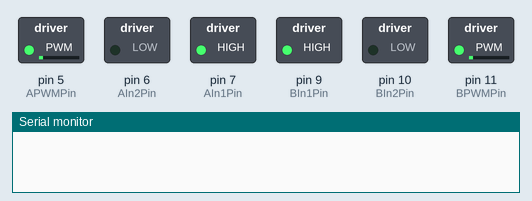
Simulated run of this sketch. Board: Arduino Uno, built with avr-gcc and run on an emulated ATmega328P. Parts: switched loads named in the sketch (green lamp = pin HIGH), the last lines printed to the serial monitor.

Above: at 0.15 s.
At 1.3 s:
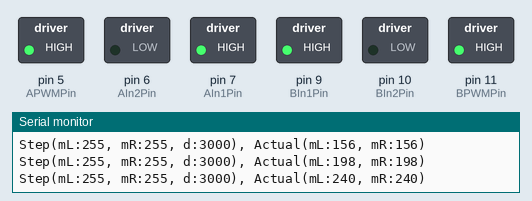
At 3.8 s:
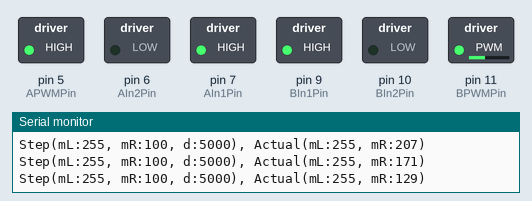
At 8.8 s:
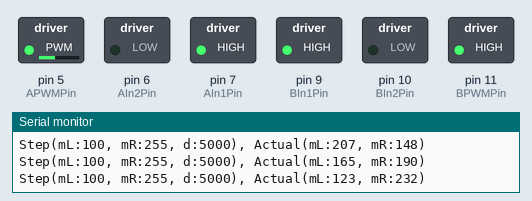
At 15.6 s:
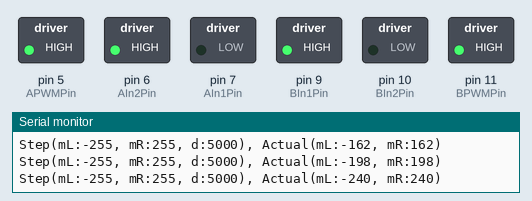
At 22.73 s:
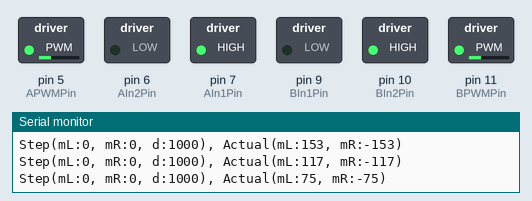
Timing chart, 0 to 24.6 s (numbered marks = the images above):
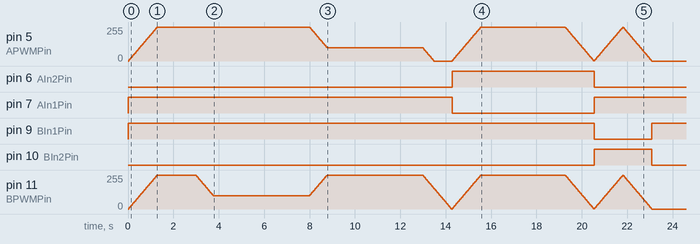

The sketch:

ArduinoRobot.ino
```cpp
// Test program to run a robot equipped with the TB6612 motor driver board
// and configured as a standard Personal Robot - like Tito's robot - now called
// Zoxsor Alpha

//
// Left motor is connected to B outputs and right motor to A outputs

const int AIn1Pin = 7;   //  Right Motor Direction Controls
const int AIn2Pin = 6;   //
const int BIn1Pin = 9;   //  Left  Motor Direction Controls
const int BIn2Pin = 10;  //
const int STBYPin = 8;
const int APWMPin = 5;
const int BPWMPin = 11;
static const int MaxMotorChangePerSecond = 200;
static const int MotorAdjustmentInterval = 30;
static const int MaxMotorChangePerInterval = MaxMotorChangePerSecond * MotorAdjustmentInterval / 1000;

#include "TB6612Driver.h"

struct Stopwatch {
private:
  int _timeStarted;

public:
  void reset() {
    _timeStarted = millis();
  }

  bool elapsed(int duration) {
    if (_timeStarted == 0) {
      reset();
    }
    return millis() - _timeStarted >= duration;
  }
};

struct Motors {
  int left;
  int right;

  bool operator==(const Motors& other) {
    return left == other.left && right == other.right;
  }
};

class Robot {
private:
  struct Step {
    Motors motors;
    int duration;
    Step* next;
  };

  Stopwatch stepTimer;
  Stopwatch motorTimer;
  Step* currentStep;
  Step* tailStep;

  void advanceStep() {
    if (stepTimer.elapsed(currentStep->duration) && motors == currentStep->motors) {
      Step* lastStep = currentStep;
      currentStep = currentStep->next;
      if (currentStep != NULL) {
        stepTimer.reset();
      }
      delete lastStep;
    }
  }

  void advanceMotors() {
    if (motorTimer.elapsed(MotorAdjustmentInterval)) {
      motors.left = nextMotorSpeed(motors.left, currentStep->motors.left);
      motors.right = nextMotorSpeed(motors.right, currentStep->motors.right);
      motorTimer.reset();
    }
  }

  int nextMotorSpeed(int currentSpeed, int targetSpeed) {
    int speedDiff = targetSpeed - currentSpeed;
    int direction = speedDiff / abs(speedDiff);
    return currentSpeed + min(abs(speedDiff), MaxMotorChangePerInterval) * direction;
  }

public:
  Motors motors;

  void pushStep(int motorLeft, int motorRight, int duration) {
    Step* step = new Step();
    step->motors.left = motorLeft;
    step->motors.right = motorRight;
    step->duration = duration;

    if (tailStep == NULL) {
      tailStep = step;
      currentStep = step;
    } else {
      tailStep->next = step;
      tailStep = tailStep->next;
    }
  }

  void tick() {
    if (currentStep == NULL) {
      return;
    }
    advanceStep();
    advanceMotors();
  }

  void dump() {
    if (currentStep == NULL) {
      return;
    }
    Serial.print("Step(mL:");
    Serial.print(currentStep->motors.left);
    Serial.print(", mR:");
    Serial.print(currentStep->motors.right);
    Serial.print(", d:");
    Serial.print(currentStep->duration);
    Serial.print("), Actual(mL:");
    Serial.print(motors.left);
    Serial.print(", mR:");
    Serial.print(motors.right);
    Serial.println(")");
  }
};


Robot* robot;
Stopwatch dumpTimer;

void setup() {
  Serial.begin(9600);

  pinMode(AIn1Pin, OUTPUT);
  pinMode(AIn2Pin, OUTPUT);
  pinMode(BIn1Pin, OUTPUT);
  pinMode(BIn2Pin, OUTPUT);

  digitalWrite(STBYPin, HIGH);
  SetDriveMotorsTB6612(0, 0);

  robot = new Robot();
  robot->pushStep(255, 255, 3000);
  robot->pushStep(255, 100, 5000);
  robot->pushStep(100, 255, 5000);
  robot->pushStep(0, 0, 1000);
  robot->pushStep(-255, 255, 5000);
  robot->pushStep(255, -255, 1000);
  robot->pushStep(0, 0, 1000);
}

void loop() {
  robot->tick();

  if (dumpTimer.elapsed(200)) {
    robot->dump();
    dumpTimer.reset();
  }

  SetDriveMotorsTB6612(robot->motors.left, robot->motors.right);
}
```

TB6612Driver.h
```cpp
// Driver for TB6612FNG motor driver board
// TB6612 Function Controls
//
// When STBY is low, motor is off (high impedance)
//	STBY high for normal operation
//
// These are the I/O as labeled on the TB6612 board:
//
//         Right Motor	  Left Motor
//----------------------------------------
//Inputs   AIN1, AIN2     BIN1, BIN2
//Outputs  AO1,  AO2      BO1,  BO2
//
// Truth Table below is how the motor functions when the motor is wired with
// positive polarity.  IF the motor is wired with negative polarity, the directions
// will be reversed.  The Personal Robot design has the left motor wired with
// negative polarity and the right motor positive polarity.
//
//   IN1    IN2	   PWM        Motor Behavior
//----------------------------------------
//   Low    High   Low        Brake
//   Low    High   Pulsing    Running CCW
//
//   High   Low	   Low	      Brake
//   High   Low	   Pulsing    Running CW
//
//   High   High   D/C        Brake


void SetDriveMotorsTB6612(int leftMotorPwr, int rightMotorPwr)
  {
    // MotorPwr will be -255 to +255; 0 represents stopped.
    // Note: AnalogWrite requires input parameter to be between
    // 0 and 255, inclusive.  Thus, absolute value function must
    // be used.

    if(
        ((leftMotorPwr > 255) || (leftMotorPwr < -255)) ||
        ((rightMotorPwr > 255) || (rightMotorPwr < -255))
        )
          return;  // bail out when data is out of bounds

    // determine direction for each motor
    if(leftMotorPwr < 0)  		// Go'in Backwards
        {
        digitalWrite(AIn1Pin, LOW);
        digitalWrite(AIn2Pin, HIGH);
	leftMotorPwr = abs(leftMotorPwr);  // change to > 0
        }
    else				//  forwards
        {
        digitalWrite(AIn1Pin, HIGH);
        digitalWrite(AIn2Pin, LOW);
        }

     if(rightMotorPwr < 0)  		// backwards
        {
        digitalWrite(BIn1Pin, LOW);
        digitalWrite(BIn2Pin, HIGH);
	rightMotorPwr = abs(rightMotorPwr);  // change to > 0
        }
    else				//  forwards
        {
        digitalWrite(BIn1Pin, HIGH);
        digitalWrite(BIn2Pin, LOW);
        }

    // Set the PWM outputs for the two motors
    // a value of zero will shut off the motor
    analogWrite(APWMPin, leftMotorPwr);
    analogWrite(BPWMPin, rightMotorPwr);
    return;
  }
```

Measured:
- by itself, pin 6 (AIn2Pin): LOW → HIGH at 14.3 s, → LOW 6.2 s later
- by itself, pin 7 (AIn1Pin): HIGH → LOW at 14.3 s, → HIGH 6.2 s later
- by itself, pin 9 (BIn1Pin): HIGH → LOW at 20.5 s, → HIGH 2.6 s later
- by itself, pin 10 (BIn2Pin): LOW → HIGH at 20.5 s, → LOW 2.6 s later
